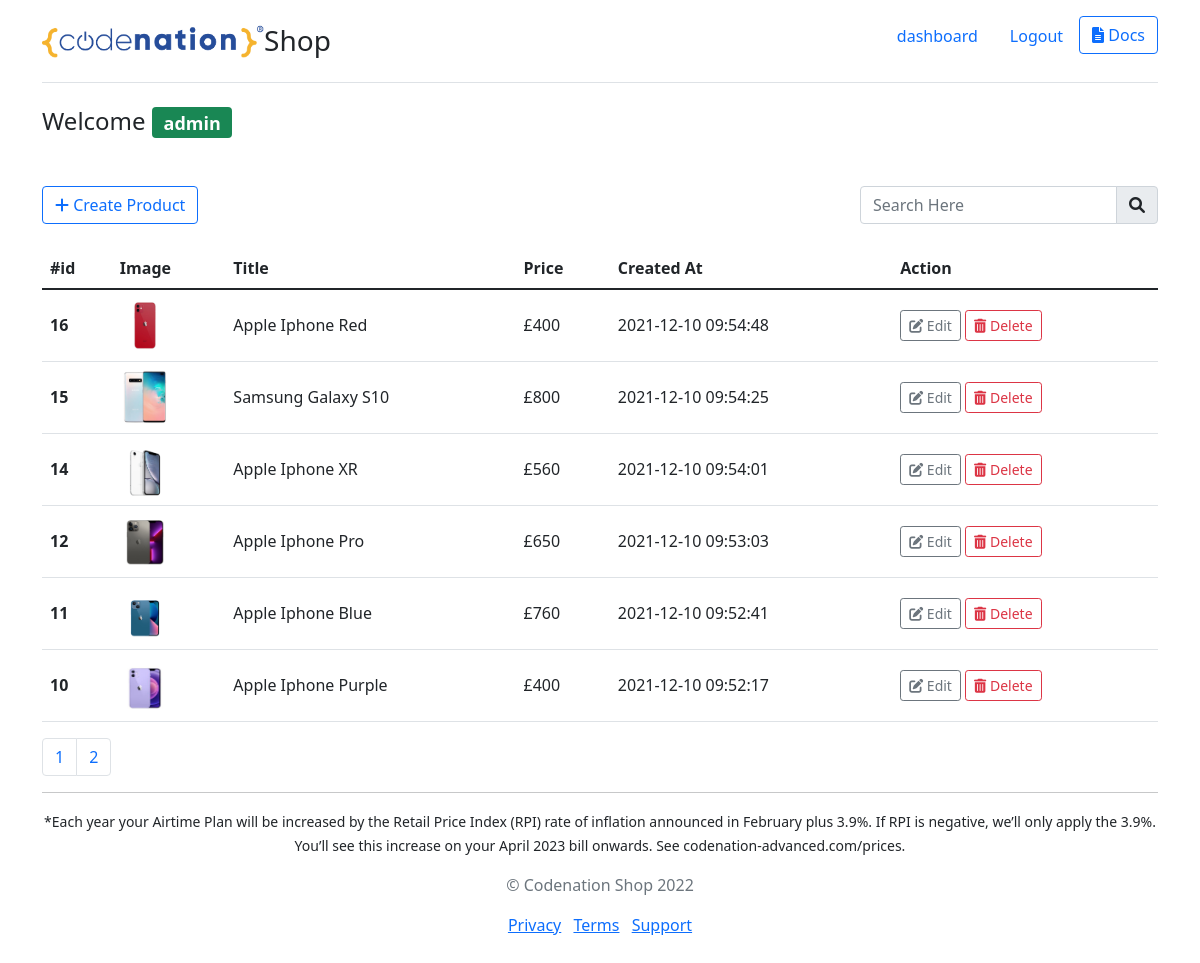
The page /admin/ (signed in) on the database as committed earlier.
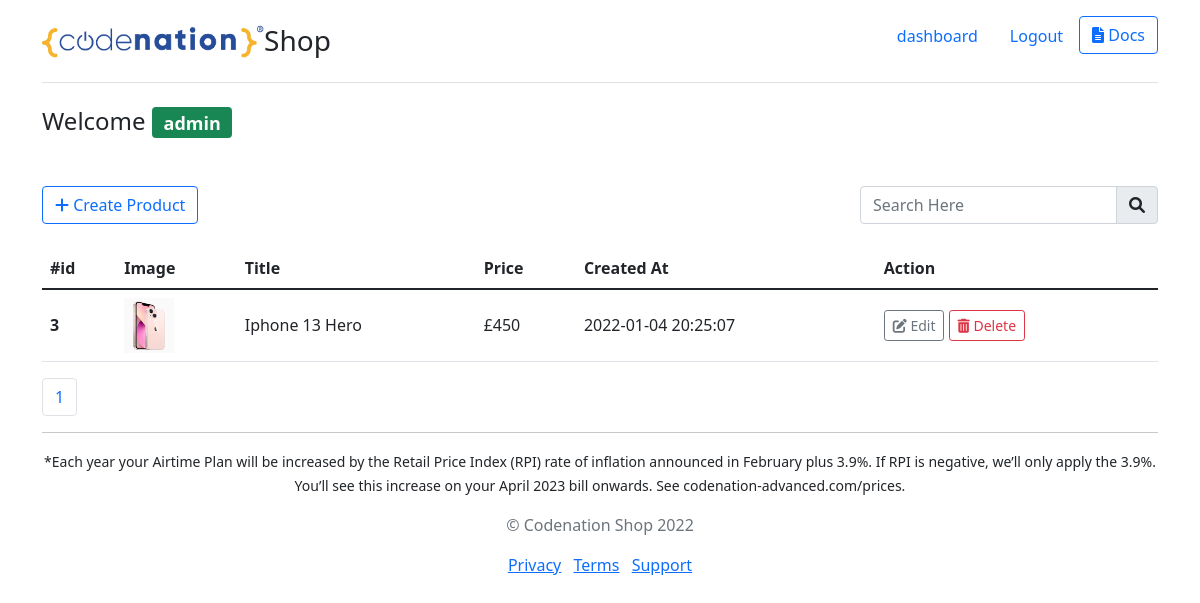
The same page on the database as committed later.
### tables this page shows
CREATE TABLE `products` (
  `id` int(11) NOT NULL,
  `title` varchar(255) NOT NULL,
  `description` text NOT NULL,
  `details` text NOT NULL,
  `image` varchar(255) NOT NULL,
  `price` float DEFAULT NULL,
  `created_at` datetime DEFAULT CURRENT_TIMESTAMP,
  `cat_id` int(11) DEFAULT NULL
);

### inc/search.php (called while the page is built, shortened)
<?php
$search_findings = [];
$search_results_message = '';

### config/all_products_query.php (called while the page is built, shortened)
<?php
isset($_GET['page']) ? $page = $_GET['page'] : $page = 0;
$page > 1 ? $start = ($page * $rpp) - $rpp : $start = 0;
$result_set = mysqli_query($conn, 'SELECT id FROM products');
$num_rows = mysqli_num_rows($result_set);
$total_pages = $num_rows / $rpp;
$query = "SELECT * FROM products ORDER BY created_at DESC LIMIT $start, $rpp";
$result = mysqli_query($conn, $query);
$products = mysqli_fetch_all($result, MYSQLI_ASSOC);

### admin/index.php (the view, shortened to what this page needs)
<?php
require('../config/db.php');
$rpp = 6;
require('../config/all_products_query.php');
?>
<?php include("../inc/admin-header.php"); ?>
<?php include("../inc/search.php"); ?>
<?php if (isset($_SESSION['admin-logedIn']) && $_SESSION['admin-logedIn'] === true) : ?>
    <h4 class="text-reset">Welcome <span id="username" class="badge bg-success"><?php echo $_SESSION['admin']; ?></span></h4>
    <div class="d-flex justify-content-between align-items-end mt-5 mb-4">
        <a href="create.php" class="btn btn-outline-primary btn-block"><i class="fas fa-plus"></i> Create Product</a>
        <form action="<?php $_SERVER['PHP_SELF'];  ?>" autocomplete="off" class="form-horizontal" method="post" accept-charset="utf-8">
            <div class="input-group">
                <input name="search" class="form-control" type="text" placeholder="Search Here">
                <button class="input-group-text" name="submit" type="submit" id="addressSearch"><i class="fas fa-search"></i></button>
            </div>
        </form>
    </div>
    <table class="table" style="vertical-align: middle;">
        <thead>
            <tr>
                <th scope="col">#id</th>
                <th scope="col">Image</th>
                <th scope="col">Title</th>
                <th scope="col">Price</th>
                <th scope="col">Created At</th>
                <th scope="col">Action</th>
            </tr>
        </thead>
        <?php if ($search_findings == [] && $search_results_message == '') : ?>
            <tbody>
                <?php foreach ($products as $product) :  ?>
                    <tr class="wow animate__animated animate__fadeIn">
                        <th scope="row"><?php print_r($product['id']) ?></th>
                        <td><img src="<?php print_r('../' . $product['image']) ?>" alt="" style="width:50px;height:55px;"></td>
                        <td><?php print_r($product['title']) ?></td>
                        <td>£<?php print_r($product['price']) ?></td>
                        <td><?php print_r($product['created_at']) ?></td>
                        <td>
                            <a href="<?php echo ROOT_URL; ?>admin/edit.php?id=<?php echo $product['id']; ?>" class="btn btn-sm btn-outline-secondary"><i class="fas fa-edit"></i> Edit</a>
                            <form method="POST" action="delete.php" class="d-inline">
                                <input type="hidden" name="delete_id" value="<?php print_r($product['id']); ?> ">
                                <button type="submit" name="delete" class="btn btn-sm btn-outline-danger"><i class="fas fa-trash-alt"></i> Delete</button>
                            </form>
                        </td>
                    </tr>
                <?php endforeach; ?>
            </tbody>
        <?php endif; ?>
    </table>
    <?php if ($search_findings == [] && $search_results_message == '') : ?>
        <nav aria-label="Page navigation example">
            <ul class="pagination">
                <?php for ($x = 1; $x < $total_pages + 1; $x++) : ?>
                    <li class="page-item"><?php echo "<a class='page-link' href='?page=$x'>$x</a>"; ?></li>
                <?php endfor; ?>
            </ul>
        </nav>
    <?php endif; ?>
<?php else : ?>
    <div class="alert alert-danger my-5" role="alert">You are not logged in. Visit the <a href="login.php">admin login</a> page to sign in.</div>
<?php endif; ?>
<?php include("../inc/footer.php"); ?>

Rows that differ between the two databases and show on the page:
removed products: value "16 Apple Iphone Red 400 2021-12-10 09:54:48"
removed products: value "15 Samsung Galaxy S10 800 2021-12-10 09:54:25"
removed products: value "14 Apple Iphone XR 560 2021-12-10 09:54:01"
removed products: value "12 Apple Iphone Pro 650 2021-12-10 09:53:03"
removed products: value "11 Apple Iphone Blue 760 2021-12-10 09:52:41"
removed products: value "10 Apple Iphone Purple 400 2021-12-10 09:52:17"
added products: value "3 Iphone 13 Hero 450 2022-01-04 20:25:07"
Other text that changed with them:
list line gone: "2"
